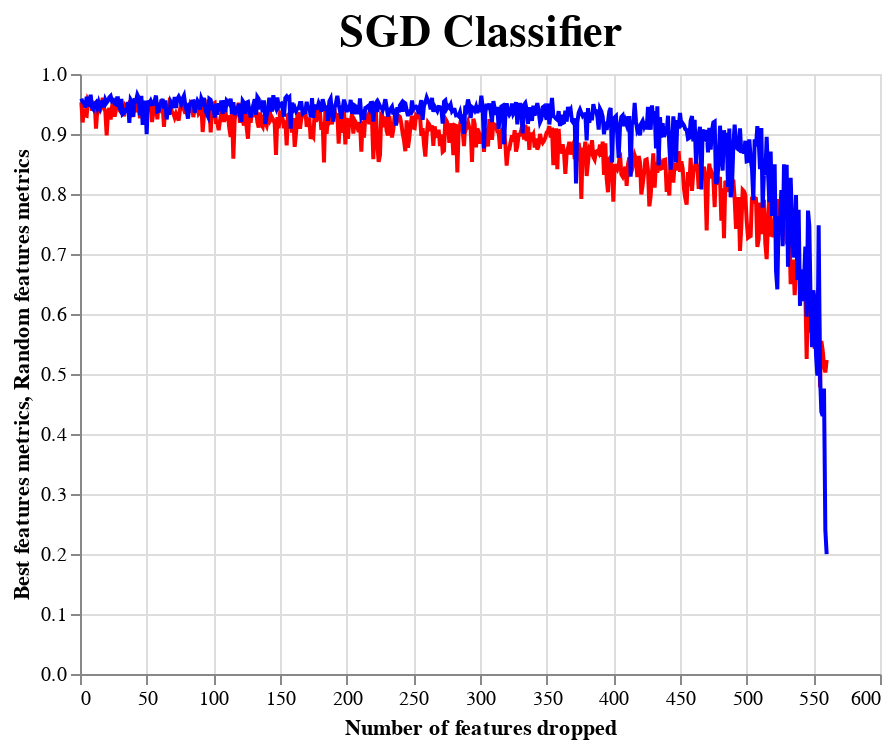

The code cell stored with this chart in its notebook:
### Markdown cell above
**Stochastic Gradient Descent Classifier**

Base metrics

*   Accuracy: 94.23%
*   F1 score: 94.19%

### Code cell
calculate_metrics(SGDClassifier(), sgd_features_sorted, "SGD Classifier")

### Figure 1 — Vega-Lite specification as saved in the notebook (floating-point values rounded to 4 significant figures; data arrays with more than 128 entries replaced by an {"elided": "..."} marker saying what was removed)
{"config": {"view": {"continuousWidth": 400, "continuousHeight": 300}}, "layer": [{"mark": {"type": "line", "color": "red"}, "encoding": {"x": {"field": "features_drop_numb", "title": "Number of features dropped", "type": "quantitative"}, "y": {"field": "accuracy", "title": "Best features metrics", "type": "quantitative"}}}, {"mark": {"type": "line", "color": "blue"}, "encoding": {"x": {"field": "features_drop_numb", "title": "Number of features dropped", "type": "quantitative"}, "y": {"field": "rand_accuracy", "title": "Random features metrics", "type": "quantitative"}}}], "data": {"name": "data-0f2f99d9ebf81d198dfcb3bab9f89ed2"}, "title": {"text": "SGD Classifier", "fontSize": 22}, "$schema": "https://vega.github.io/schema/vega-lite/v4.17.0.json", "datasets": {"data-0f2f99d9ebf81d198dfcb3bab9f89ed2": {"elided": "560 records"}}}
